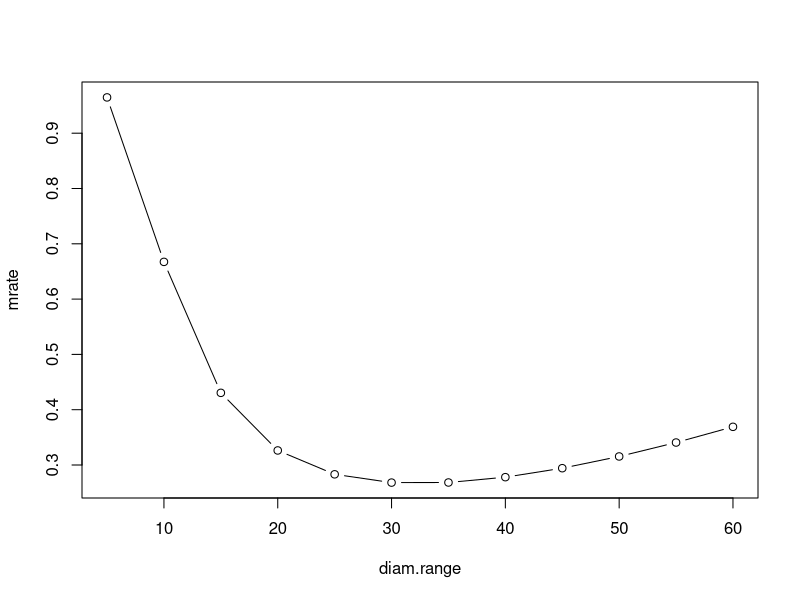

Write R code to recreate this figure.
# PlayinTrying to reproduce the mortality rates reported in Peterson & Reich 2001 Ecological applications 11:914-927

# This is what Peterson & Reich did for their analysis
# MORT <- lm(log(MORT) ~ FIRE + I(FIRE^2) + DIAM + I(DIAM^2))
# We can turn this into a function by adding the coefficients reported in Table 6
mort.pin <- function(FIRE, DIAM){
	log.odds <- 13.54 + 0.47*FIRE + -0.04*(FIRE^2) + -8.62*log(DIAM) + 1.24*(log(DIAM)^2)
	mrate <- 1/(1+exp(-log.odds))
	return(mrate)
}
mort.bur <- function(FIRE){
	log.odds <- -1.54 + -3.0*FIRE 
	mrate <- 1/(1+exp(-log.odds))
	return(mrate)
}

# By plu
diam.range <- seq(5, 60, by=5) # We can generate a range of diameters to feed into our function; # Note, they only really look at 5-60 cm range
mrate <- mort.pin(FIRE=1, DIAM=diam.range)

plot(mrate ~ diam.range, type="b")


